Frame 1 (no input): blank canvas, image omitted
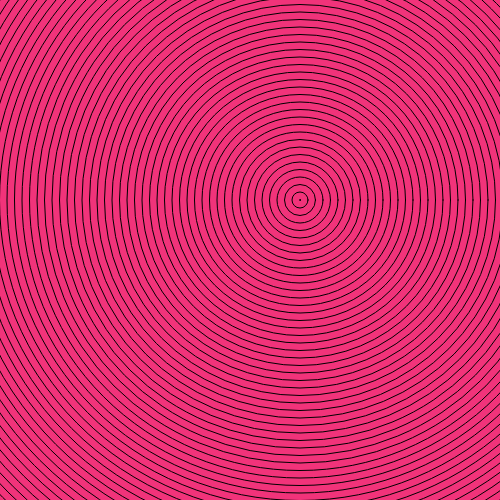
Frame 60 (no input)
Frame 120 (the mouse pressed at the canvas centre since frame 60): identical to frame 60, image omitted

The p5.js sketch that drew this single still picture (run headless with seeded random() and noise() and a simulated clock; from frame 60 on, the mouse is pressed at the canvas centre):

// p5.js sketch
// ── sketch.js
function setup() {
  createCanvas(500, 500);
  background(241, 51, 122);
}

let taille =1;

function draw() {
  noFill();
  circle(300, 200, taille);
taille = taille + 15;
}
